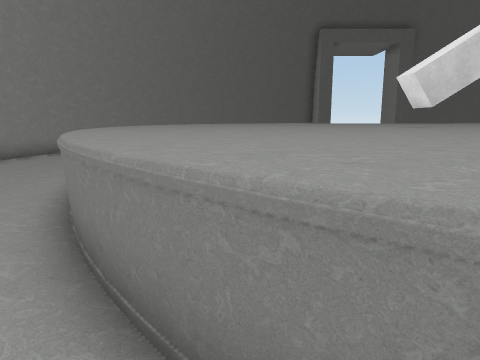
view 1 (above)

24 first-person views from a walk through a 3-D level made in the Unity game engine. The camera is 1.4 m above the floor, tilts 10° down and sees 70° across. The floor is counted in squares, 1 m on a side. Each view is taken from the middle of a square. On the plan, view 1 faces up. The plan holds only what a view shows up to about 15 squares ahead; the rest is blank. Some animated figures are left out.

view 2
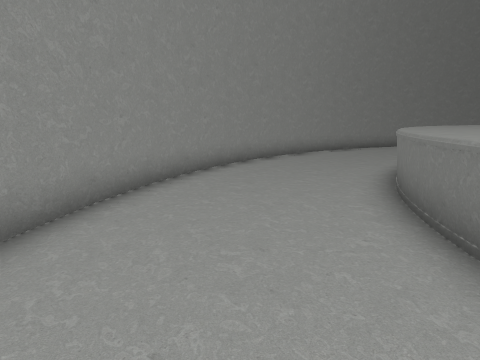

view 3
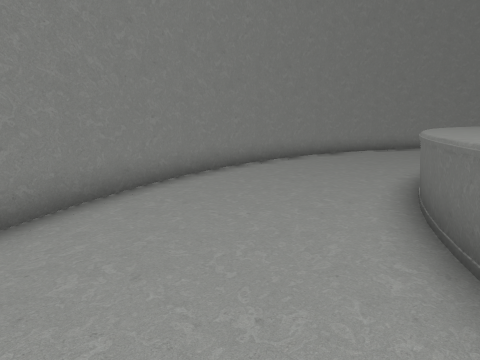

view 4
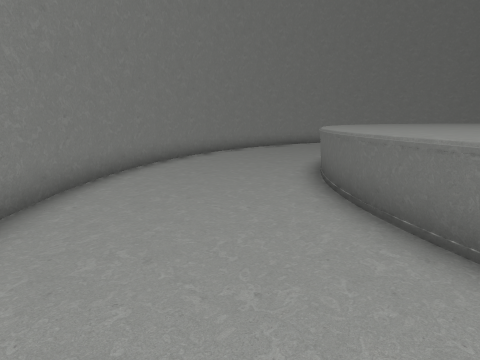

view 5
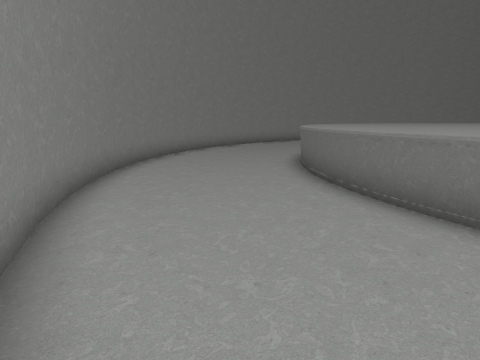

view 6
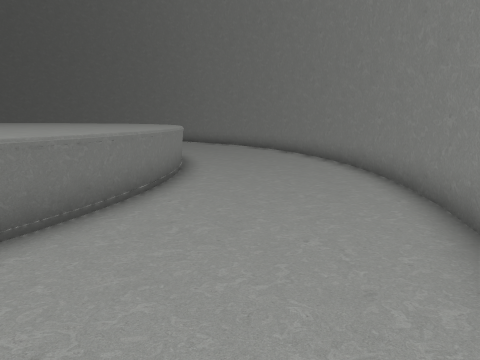

view 7
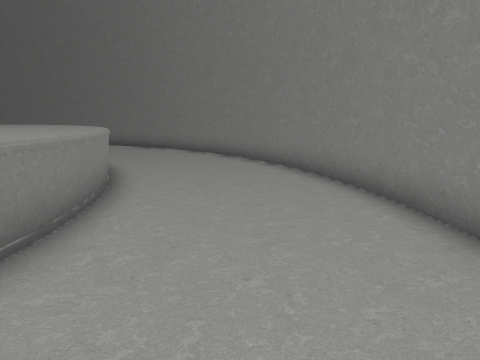

view 8
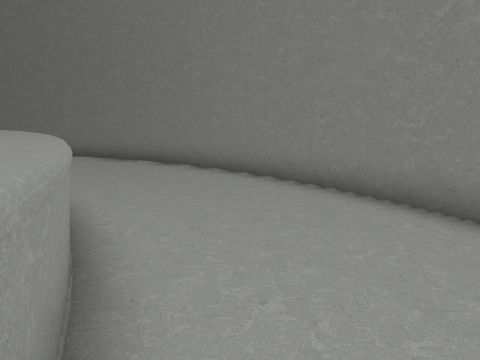

view 9
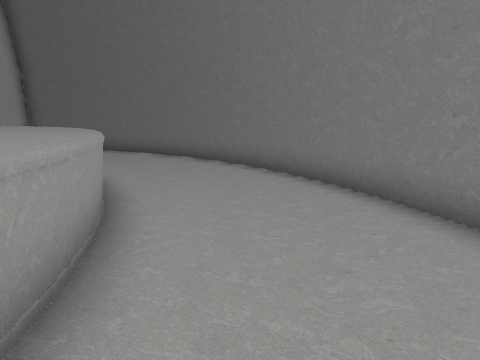

view 10
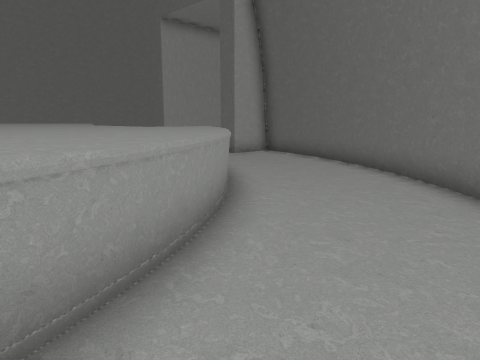

view 11
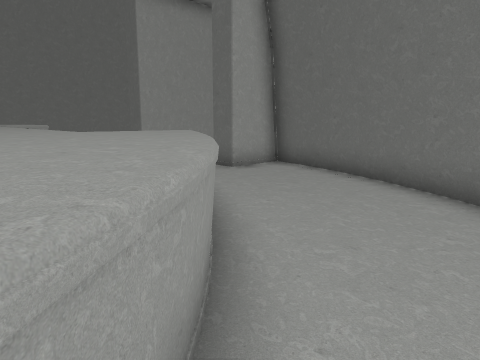

view 12
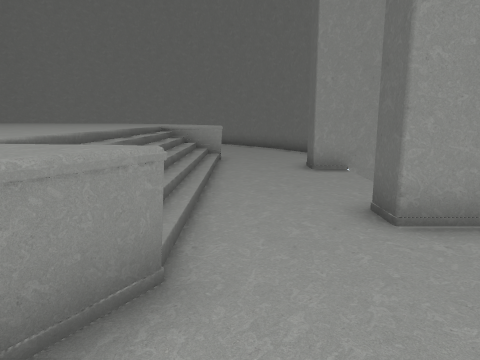

view 13
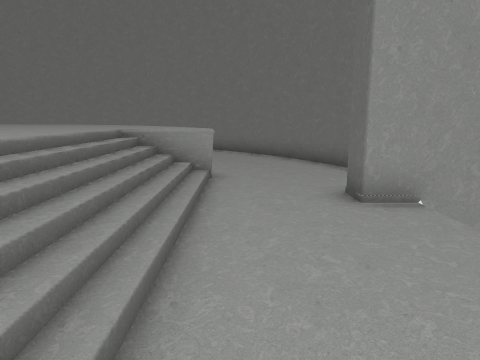

view 14
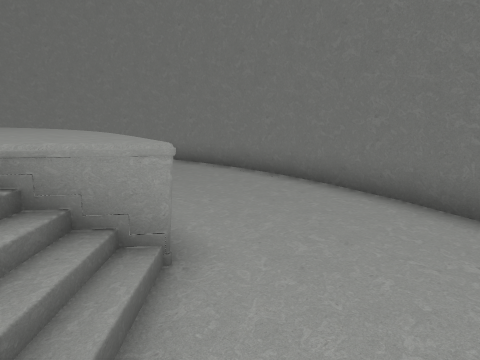

view 15
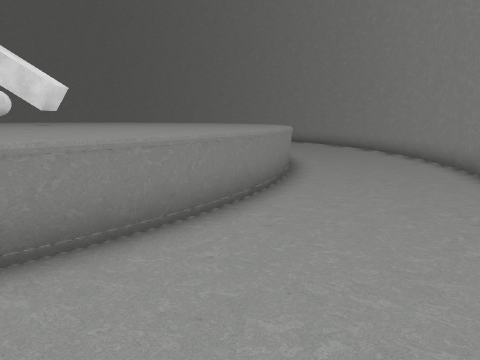

view 16
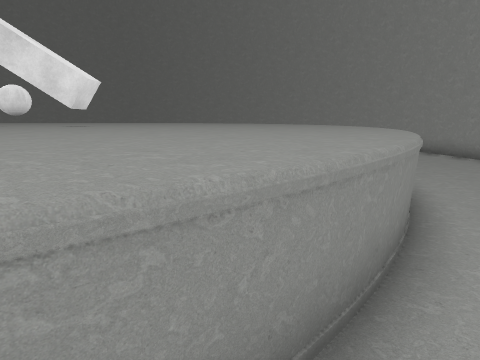

view 17
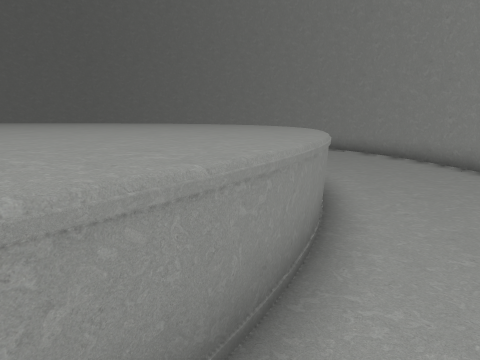

view 18
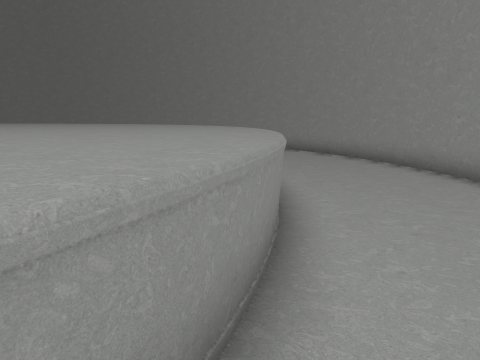

view 19
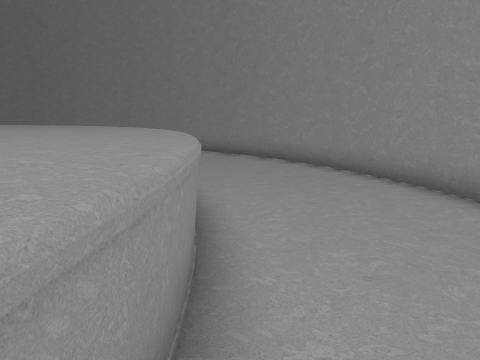

view 20
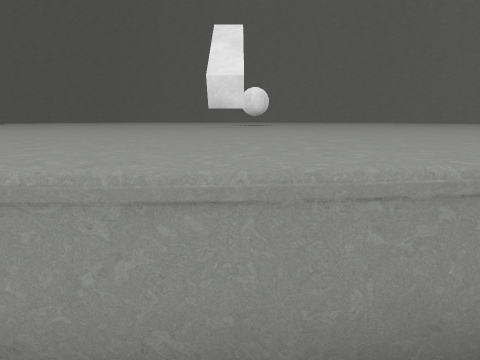

view 21
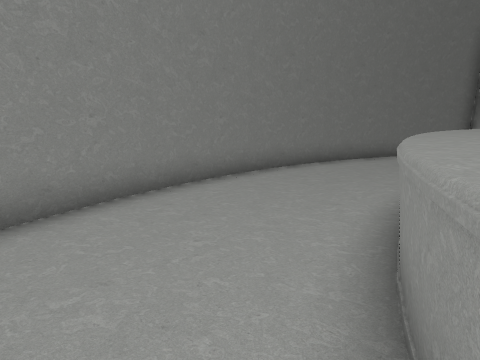

view 22
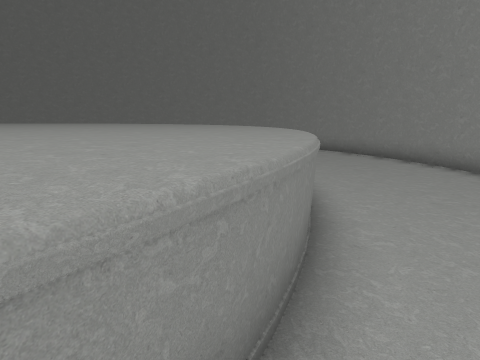

view 23
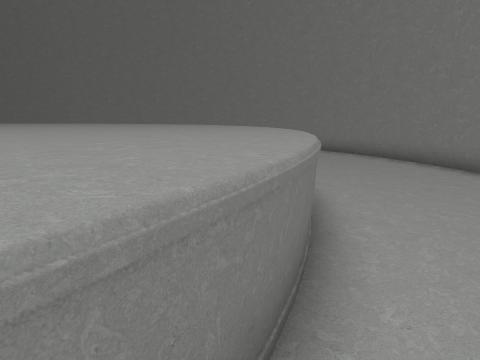

view 24
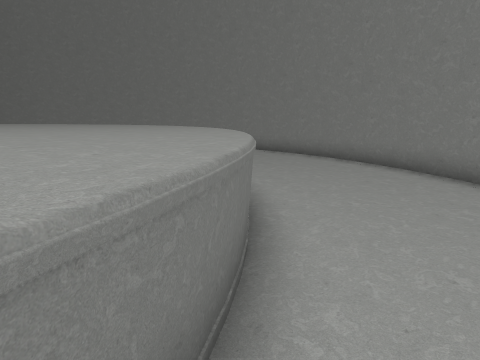

### Floor plan
Key: @ floor where view 1 was taken; # wall or solid block; . floor; = window, fence, low wall or low ledge; ^ raised ledge; O other object.
Columns run from 9 left of view 1 to 26 right of it. Each row starts with its distance up from view 1.
 26            #####    #####
 25          ###...#    #...###
 24        ###................###
 23       ##....................##
 22      ##......................##
 21     ##......^^^^^^^^^^^^......##
 20    ##.....^^^^^^^^^^  ^^^^.....##
 19    #.....^^^^^^^^^^^^^^^^^^.....#
 18   ##....^^^^^^^^^^^^^^^^^^^^....##
 17   #.....^^^^^^^ ^^^^^^^^^^^^.....#
 16  ##....^^^^^^^^^^^  ^^^^^^^^^....##
 15  #.....^^^^^^^^^ ^      ^^^^^.....#
 14  #....^^^^^^^^ ^ ^         ^^^....#
 13  #....^^^^^^^^^^^^          ^^....#
 12  #....^^^^^^^^^^ ^          ^^....#
 11 ##...=^^^^^^^^^^^^           ^....##
 10 #....^^^^^^^^^ ^ ^          ^^^....#
  9 #....=^^^^^^^^#^^^          ^^.....#
  8 ##....^^^^^^^^^^O^         ^^^....##
  7  #....^^^^^^^^^^^^      ^ ^^^^....#
  6  #....^^^^^^^^ ^ ^    ^ ^^^^^^....#
  5  #.....^^^^^^^^^^^ ^^ ^^^^^^^.....#
  4  #.....^^^^^^^^^^^^^^^^^^^^^^.....#
  3  ##.....^^^^^^^^^^^^^^^^^^^^.....##
  2   #.....^^^^^^^^^^^^^^^^^^^^.....#
  1   ##.....^^^^^^^^^^^^^^^^^^.....##
  0    #.....@^^^^^^^^^^^^^^^^......#
 -1    ##.......^^^^^^^^^^^^.......##
 -2     ##........^^^^^^^^........##
 -3      ##......................##
 -4       ##....................##
 -5        ###................###
 -6          ###............###
 -7            ######..######
 -8                 ####

Where each view was taken, in squares from view 1:
view 1: 0 up, 0 right, facing up
view 2: 2 down, 0 right, facing up-left
view 3: 4 down, 9 right, facing left
view 4: 4 down, 15 right, facing left
view 5: 4 down, 18 right, facing left
view 6: 6 down, 12 right, facing up-right
view 7: 3 down, 16 right, facing up-right
view 8: 3 up, 19 right, facing up-right
view 9: 9 up, 22 right, facing up
view 10: 14 up, 22 right, facing up-left
view 11: 17 up, 19 right, facing up-left
view 12: 22 up, 16 right, facing left
view 13: 22 up, 12 right, facing left
view 14: 22 up, 7 right, facing left
view 15: 22 up, 2 left, facing down
view 16: 20 up, 0 right, facing down
view 17: 18 up, 2 left, facing down
view 18: 16 up, 3 left, facing down
view 19: 12 up, 4 left, facing down
view 20: 9 up, 5 left, facing right
view 21: 12 up, 4 left, facing up
view 22: 7 up, 4 left, facing down-right
view 23: 1 down, 2 right, facing right
view 24: 2 down, 4 right, facing right
